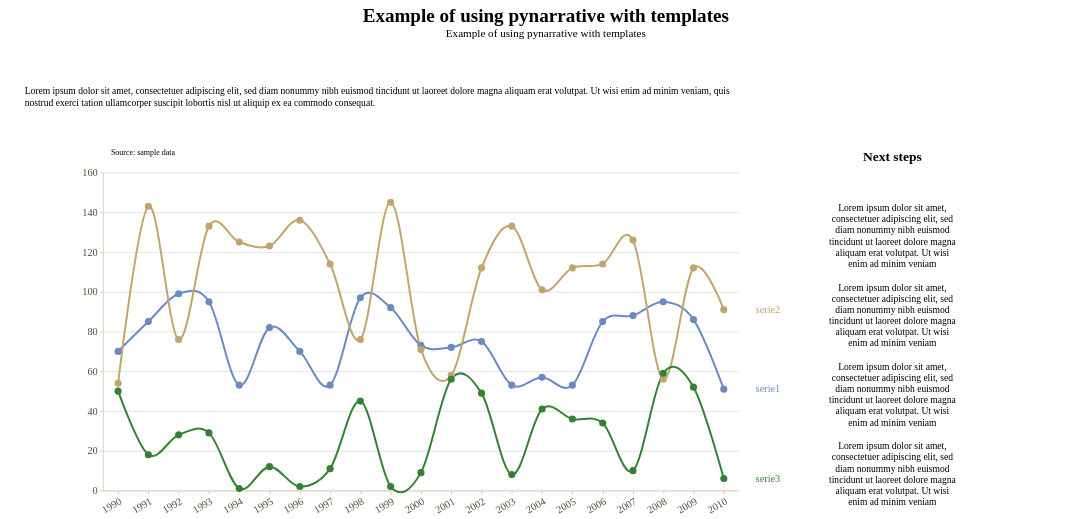

Notebook cell for this chart:
### Markdown cell above
Data story with **line chart**

### Code cell
story = (
    pn.Story(
    #Builing the Story class object
        data = cathegory_data_multiseries_long,
        width = 800,
        height = 400,
        template = blueBeigeTemplate #Using blueBeigeTemplate
    )

    #Method invocation
    #Line chart
    .mark_line(
        point = True,
        interpolate = "cardinal"
    )

    #Data encoding
    .encode(
        x = alt.X(
            "year:O",
            title = "", 
            axis = alt.Axis(
                labelAngle = -30
                ),
        ),
        y = alt.Y(
            "values:Q",
            title = "",
            axis = alt.Axis(grid = True)
        ),
        color = alt.Color("serie:N", title = "Series"),
    )
    
    #Data source
    .add_source(
        text = "Source: sample data",
        position = "top",
        align = "left"
    )
    
    #Title and subtitle
    .add_title(
        title = "Example of using pynarrative with templates",
        subtitle = "Example of using pynarrative with templates",
        align = "center"
    )


    .add_context(
        text = "Lorem ipsum dolor sit amet, consectetuer adipiscing elit, sed diam nonummy nibh euismod tincidunt ut laoreet dolore magna aliquam erat volutpat. Ut wisi enim ad minim veniam, quis nostrud exerci tation ullamcorper suscipit lobortis nisl ut aliquip ex ea commodo consequat.",
        position = "top",
    )

    .add_next_steps(
        mode = "vertical",
        position = "right",
        steps = [
            "Lorem ipsum dolor sit amet, consectetuer adipiscing elit, sed diam nonummy nibh euismod tincidunt ut laoreet dolore magna aliquam erat volutpat. Ut wisi enim ad minim veniam",
            "Lorem ipsum dolor sit amet, consectetuer adipiscing elit, sed diam nonummy nibh euismod tincidunt ut laoreet dolore magna aliquam erat volutpat. Ut wisi enim ad minim veniam",
            "Lorem ipsum dolor sit amet, consectetuer adipiscing elit, sed diam nonummy nibh euismod tincidunt ut laoreet dolore magna aliquam erat volutpat. Ut wisi enim ad minim veniam",
            "Lorem ipsum dolor sit amet, consectetuer adipiscing elit, sed diam nonummy nibh euismod tincidunt ut laoreet dolore magna aliquam erat volutpat. Ut wisi enim ad minim veniam"
            ]
    )

    .render()
)

story

### Figure 1 — Vega-Lite specification as saved in the notebook (floating-point values rounded to 4 significant figures)
{"config": {"view": {"continuousWidth": 300, "continuousHeight": 300, "strokeWidth": 0}, "axis": {"domainColor": "#d8c9ad", "grid": false, "labelColor": "#594a37", "labelFont": "Montserrat", "labelFontSize": 13, "tickColor": "#d8c9ad", "titleColor": "#000000", "titleFont": "Montserrat", "titleFontSize": 14}, "bar": {"color": "rgb(108, 138, 194)"}, "legend": {"labelColor": "#594a37", "labelFont": "Montserrat", "labelFontSize": 12, "titleColor": "#000000", "titleFont": "Montserrat", "titleFontSize": 12}, "line": {"color": "rgb(108, 138, 194)"}, "mark": {"strokeWidth": 2.5}, "point": {"color": "rgb(194, 164, 108)", "filled": true, "size": 80}, "range": {"category": ["rgb(108, 138, 194)", "rgb(194, 164, 108)", "#348035", "#a46cc2", "#d96027"]}, "title": {"color": "#000000", "font": "Montserrat", "fontSize": 24}}, "vconcat": [{"layer": [{"mark": {"type": "text", "align": "center", "baseline": "top", "color": "#000000", "font": "Caveat", "fontSize": 24, "fontWeight": "bold", "text": "Example of using pynarrative with templates"}, "encoding": {"x": {"value": 400.0}, "y": {"value": 4}}}, {"mark": {"type": "text", "align": "center", "baseline": "top", "color": "#000000", "font": "Montserrat", "fontSize": 14, "text": "Example of using pynarrative with templates"}, "encoding": {"x": {"value": 400.0}, "y": {"value": 30}}}], "data": {"name": "data-6fad5c34291b82fc9632cbce143d677a"}, "height": 58, "width": 800}, {"vconcat": [{"layer": [{"mark": {"type": "rect", "color": "rgb(255, 255, 255)", "cornerRadius": 8.0, "opacity": 1.0, "stroke": "transparent", "strokeWidth": 2.0}, "encoding": {"x": {"value": 0}, "x2": {"value": 1360.0}, "y": {"value": 0}, "y2": {"value": 81.2}}}, {"mark": {"type": "text", "align": "left", "baseline": "top", "color": "rgb(0, 0, 0)", "font": "Montserrat", "fontSize": 12, "fontStyle": "normal", "fontWeight": "normal", "lineBreak": "\n", "lineHeight": 15.6, "text": "Lorem ipsum dolor sit amet, consectetuer adipiscing elit, sed diam nonummy nibh euismod tincidunt ut laoreet dolore magna aliquam erat volutpat. Ut wisi enim ad minim veniam, quis\nnostrud exerci tation ullamcorper suscipit lobortis nisl ut aliquip ex ea commodo consequat."}, "encoding": {"x": {"value": 25}, "y": {"value": 25}}}], "data": {"name": "data-6fad5c34291b82fc9632cbce143d677a"}, "height": 81.2, "width": 1360.0}, {"hconcat": [{"layer": [{"data": {"name": "data-79967ee47f124958cfff2437d13b542d"}, "mark": {"type": "line", "interpolate": "cardinal", "point": true}, "encoding": {"color": {"field": "serie", "legend": null, "type": "nominal"}, "x": {"axis": {"labelAngle": -30}, "field": "year", "title": "", "type": "ordinal"}, "y": {"axis": {"grid": true}, "field": "values", "title": "", "type": "quantitative"}}}, {"data": {"name": "data-b70ab19cdd5640d6a419badbb48c4bfb"}, "mark": {"type": "text", "align": "left", "baseline": "middle", "clip": false, "dx": 40, "font": "Montserrat", "fontSize": 13}, "encoding": {"color": {"field": "serie", "legend": null, "type": "nominal"}, "text": {"field": "serie", "type": "nominal"}, "x": {"field": "year", "type": "ordinal"}, "y": {"field": "values", "type": "quantitative"}}}, {"data": {"name": "data-6fad5c34291b82fc9632cbce143d677a"}, "mark": {"type": "text", "align": "left", "baseline": "bottom", "color": "rgb(0, 0, 0)", "font": "Montserrat", "fontSize": 10, "lineBreak": "\n", "text": "Source: sample data"}, "encoding": {"x": {"value": 10}, "y": {"value": -20}}}], "height": 400, "width": 800}, {"layer": [{"mark": {"type": "rect", "color": "rgb(255, 255, 255)", "cornerRadius": 8.0, "opacity": 1.0, "stroke": "transparent", "strokeWidth": 2.0}, "encoding": {"x": {"axis": null, "field": "x", "type": "quantitative"}, "x2": {"field": "x2"}, "y": {"axis": null, "field": "y", "type": "quantitative"}, "y2": {"field": "y2"}}}, {"mark": {"type": "text", "align": "center", "baseline": "top", "clip": true, "color": "rgb(0, 0, 0)", "font": "Montserrat", "fontSize": 12, "lineBreak": "\n", "lineHeight": 14}, "encoding": {"text": {"field": "text", "type": "nominal"}, "x": {"axis": null, "field": "x_mid", "type": "quantitative"}, "y": {"axis": null, "field": "y_text", "type": "quantitative"}}}], "data": {"name": "data-f7cd308edad6b7349e23562b214f35f5"}, "height": 424, "title": {"text": ["Next steps"], "color": "rgb(0, 0, 0)", "font": "Montserrat", "fontSize": 17, "offset": 10}, "width": 240}]}], "center": true}], "center": true, "resolve": {"axis": {"x": "shared", "y": "shared"}}, "$schema": "https://vega.github.io/schema/vega-lite/v6.4.1.json", "datasets": {"data-6fad5c34291b82fc9632cbce143d677a": [{"_": 0}], "data-79967ee47f124958cfff2437d13b542d": [{"year": 1990, "serie": "serie1", "values": 70}, {"year": 1991, "serie": "serie1", "values": 85}, {"year": 1992, "serie": "serie1", "values": 99}, {"year": 1993, "serie": "serie1", "values": 95}, {"year": 1994, "serie": "serie1", "values": 53}, {"year": 1995, "serie": "serie1", "values": 82}, {"year": 1996, "serie": "serie1", "values": 70}, {"year": 1997, "serie": "serie1", "values": 53}, {"year": 1998, "serie": "serie1", "values": 97}, {"year": 1999, "serie": "serie1", "values": 92}, {"year": 2000, "serie": "serie1", "values": 73}, {"year": 2001, "serie": "serie1", "values": 72}, {"year": 2002, "serie": "serie1", "values": 75}, {"year": 2003, "serie": "serie1", "values": 53}, {"year": 2004, "serie": "serie1", "values": 57}, {"year": 2005, "serie": "serie1", "values": 53}, {"year": 2006, "serie": "serie1", "values": 85}, {"year": 2007, "serie": "serie1", "values": 88}, {"year": 2008, "serie": "serie1", "values": 95}, {"year": 2009, "serie": "serie1", "values": 86}, {"year": 2010, "serie": "serie1", "values": 51}, {"year": 1990, "serie": "serie2", "values": 54}, {"year": 1991, "serie": "serie2", "values": 143}, {"year": 1992, "serie": "serie2", "values": 76}, {"year": 1993, "serie": "serie2", "values": 133}, {"year": 1994, "serie": "serie2", "values": 125}, {"year": 1995, "serie": "serie2", "values": 123}, {"year": 1996, "serie": "serie2", "values": 136}, {"year": 1997, "serie": "serie2", "values": 114}, {"year": 1998, "serie": "serie2", "values": 76}, {"year": 1999, "serie": "serie2", "values": 145}, {"year": 2000, "serie": "serie2", "values": 71}, {"year": 2001, "serie": "serie2", "values": 58}, {"year": 2002, "serie": "serie2", "values": 112}, {"year": 2003, "serie": "serie2", "values": 133}, {"year": 2004, "serie": "serie2", "values": 101}, {"year": 2005, "serie": "serie2", "values": 112}, {"year": 2006, "serie": "serie2", "values": 114}, {"year": 2007, "serie": "serie2", "values": 126}, {"year": 2008, "serie": "serie2", "values": 56}, {"year": 2009, "serie": "serie2", "values": 112}, {"year": 2010, "serie": "serie2", "values": 91}, {"year": 1990, "serie": "serie3", "values": 50}, {"year": 1991, "serie": "serie3", "values": 18}, {"year": 1992, "serie": "serie3", "values": 28}, {"year": 1993, "serie": "serie3", "values": 29}, {"year": 1994, "serie": "serie3", "values": 1}, {"year": 1995, "serie": "serie3", "values": 12}, {"year": 1996, "serie": "serie3", "values": 2}, {"year": 1997, "serie": "serie3", "values": 11}, {"year": 1998, "serie": "serie3", "values": 45}, {"year": 1999, "serie": "serie3", "values": 2}, {"year": 2000, "serie": "serie3", "values": 9}, {"year": 2001, "serie": "serie3", "values": 56}, {"year": 2002, "serie": "serie3", "values": 49}, {"year": 2003, "serie": "serie3", "values": 8}, {"year": 2004, "serie": "serie3", "values": 41}, {"year": 2005, "serie": "serie3", "values": 36}, {"year": 2006, "serie": "serie3", "values": 34}, {"year": 2007, "serie": "serie3", "values": 10}, {"year": 2008, "serie": "serie3", "values": 59}, {"year": 2009, "serie": "serie3", "values": 52}, {"year": 2010, "serie": "serie3", "values": 6}], "data-b70ab19cdd5640d6a419badbb48c4bfb": [{"year": 2010, "serie": "serie1", "values": 51}, {"year": 2010, "serie": "serie2", "values": 91}, {"year": 2010, "serie": "serie3", "values": 6}], "data-f7cd308edad6b7349e23562b214f35f5": [{"x": 0, "y": 318, "x2": 240, "y2": 414, "text": "Lorem ipsum dolor sit amet,\nconsectetuer adipiscing elit, sed\ndiam nonummy nibh euismod\ntincidunt ut laoreet dolore magna\naliquam erat volutpat. Ut wisi\nenim ad minim veniam", "x_mid": 120.0, "y_text": 408}, {"x": 0, "y": 212, "x2": 240, "y2": 308, "text": "Lorem ipsum dolor sit amet,\nconsectetuer adipiscing elit, sed\ndiam nonummy nibh euismod\ntincidunt ut laoreet dolore magna\naliquam erat volutpat. Ut wisi\nenim ad minim veniam", "x_mid": 120.0, "y_text": 302}, {"x": 0, "y": 106, "x2": 240, "y2": 202, "text": "Lorem ipsum dolor sit amet,\nconsectetuer adipiscing elit, sed\ndiam nonummy nibh euismod\ntincidunt ut laoreet dolore magna\naliquam erat volutpat. Ut wisi\nenim ad minim veniam", "x_mid": 120.0, "y_text": 196}, {"x": 0, "y": 0, "x2": 240, "y2": 96, "text": "Lorem ipsum dolor sit amet,\nconsectetuer adipiscing elit, sed\ndiam nonummy nibh euismod\ntincidunt ut laoreet dolore magna\naliquam erat volutpat. Ut wisi\nenim ad minim veniam", "x_mid": 120.0, "y_text": 90}]}}
